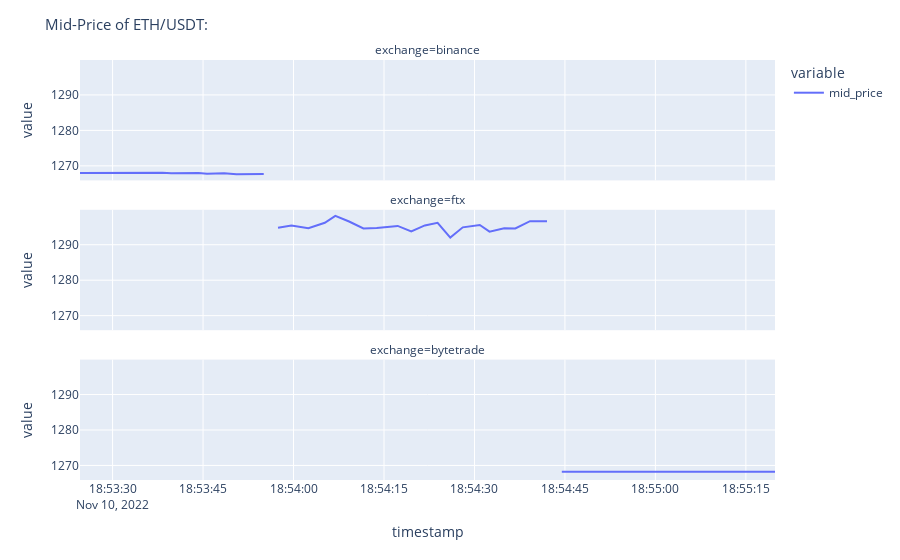

Notebook code for this chart:
### Markdown cell above
Within exchanges with liquidity issues, volatility tends to be higher as well and this fact increases risks even further.

### Code cell
vs.Plot_line(MS_E, criptos[1], "Mid-Price of")

### Figure 1 — Plotly figure (JSON) as saved in the notebook; plotly's stock layout.template omitted (floating-point values rounded to 4 significant figures)
{"data": [{"hovertemplate": "variable=mid_price<br>exchange=binance<br>timestamp=%{x}<br>value=%{y}<extra></extra>", "legendgroup": "mid_price", "line": {"color": "#636efa", "dash": "solid"}, "marker": {"symbol": "circle"}, "mode": "lines", "name": "mid_price", "orientation": "v", "showlegend": true, "type": "scatter", "x": ["2022-11-10T18:53:24.596000", "2022-11-10T18:53:25.977000", "2022-11-10T18:53:27.353000", "2022-11-10T18:53:29.384000", "2022-11-10T18:53:31.437000", "2022-11-10T18:53:32.954000", "2022-11-10T18:53:34.810000", "2022-11-10T18:53:36.743000", "2022-11-10T18:53:38.282000", "2022-11-10T18:53:39.726000", "2022-11-10T18:53:41.484000", "2022-11-10T18:53:42.855000", "2022-11-10T18:53:44.260000", "2022-11-10T18:53:45.657000", "2022-11-10T18:53:47.085000", "2022-11-10T18:53:48.497000", "2022-11-10T18:53:50.535000", "2022-11-10T18:53:52.147000", "2022-11-10T18:53:53.565000", "2022-11-10T18:53:55.060000"], "xaxis": "x3", "y": [1268.0, 1268.0, 1268.0, 1268.0, 1268.0, 1268.0, 1268.0, 1268.0, 1268.0, 1268.0, 1268.0, 1268.0, 1268.0, 1268.0, 1268.0, 1268.0, 1268.0, 1268.0, 1268.0, 1268.0], "yaxis": "y3"}, {"hovertemplate": "variable=mid_price<br>exchange=ftx<br>timestamp=%{x}<br>value=%{y}<extra></extra>", "legendgroup": "mid_price", "line": {"color": "#636efa", "dash": "solid"}, "marker": {"symbol": "circle"}, "mode": "lines", "name": "mid_price", "orientation": "v", "showlegend": false, "type": "scatter", "x": ["2022-11-10T18:53:57.427000", "2022-11-10T18:53:59.654000", "2022-11-10T18:54:02.464000", "2022-11-10T18:54:05.187000", "2022-11-10T18:54:06.930000", "2022-11-10T18:54:09.210000", "2022-11-10T18:54:11.591000", "2022-11-10T18:54:13.792000", "2022-11-10T18:54:17.273000", "2022-11-10T18:54:19.518000", "2022-11-10T18:54:21.770000", "2022-11-10T18:54:23.888000", "2022-11-10T18:54:25.992000", "2022-11-10T18:54:28.060000", "2022-11-10T18:54:30.883000", "2022-11-10T18:54:32.498000", "2022-11-10T18:54:34.928000", "2022-11-10T18:54:36.775000", "2022-11-10T18:54:39.210000", "2022-11-10T18:54:42.034000"], "xaxis": "x2", "y": [1295.0, 1295.0, 1295.0, 1296.0, 1298.0, 1297.0, 1295.0, 1295.0, 1295.0, 1294.0, 1295.0, 1296.0, 1292, 1295.0, 1296.0, 1294.0, 1295.0, 1295.0, 1297.0, 1297.0], "yaxis": "y2"}, {"hovertemplate": "variable=mid_price<br>exchange=bytetrade<br>timestamp=%{x}<br>value=%{y}<extra></extra>", "legendgroup": "mid_price", "line": {"color": "#636efa", "dash": "solid"}, "marker": {"symbol": "circle"}, "mode": "lines", "name": "mid_price", "orientation": "v", "showlegend": false, "type": "scatter", "x": ["2022-11-10T18:54:44.482000", "2022-11-10T18:54:46.263000", "2022-11-10T18:54:47.751000", "2022-11-10T18:54:49.495000", "2022-11-10T18:54:51.265000", "2022-11-10T18:54:53.545000", "2022-11-10T18:54:56.125000", "2022-11-10T18:54:57.542000", "2022-11-10T18:55:00.134000", "2022-11-10T18:55:02.590000", "2022-11-10T18:55:04.227000", "2022-11-10T18:55:05.585000", "2022-11-10T18:55:07.218000", "2022-11-10T18:55:08.834000", "2022-11-10T18:55:10.233000", "2022-11-10T18:55:12.878000", "2022-11-10T18:55:14.458000", "2022-11-10T18:55:15.896000", "2022-11-10T18:55:18.099000", "2022-11-10T18:55:19.830000"], "xaxis": "x", "y": [1268.0, 1268.0, 1268.0, 1268.0, 1268.0, 1268.0, 1268.0, 1268.0, 1268.0, 1268.0, 1268.0, 1268.0, 1268.0, 1268.0, 1268.0, 1268.0, 1268.0, 1268.0, 1268.0, 1268.0], "yaxis": "y"}], "layout": {"annotations": [{"font": {}, "showarrow": false, "text": "exchange=bytetrade", "x": 0.5, "xanchor": "center", "xref": "paper", "y": 0.2867, "yanchor": "bottom", "yref": "paper"}, {"font": {}, "showarrow": false, "text": "exchange=ftx", "x": 0.5, "xanchor": "center", "xref": "paper", "y": 0.6433, "yanchor": "bottom", "yref": "paper"}, {"font": {}, "showarrow": false, "text": "exchange=binance", "x": 0.5, "xanchor": "center", "xref": "paper", "y": 1.0, "yanchor": "bottom", "yref": "paper"}], "legend": {"title": {"text": "variable"}, "tracegroupgap": 0}, "margin": {"t": 60}, "title": {"font": {"size": 15}, "text": "Mid-Price of ETH/USDT:"}, "xaxis": {"anchor": "y", "domain": [0, 1], "title": {"text": "timestamp"}}, "xaxis2": {"anchor": "y2", "domain": [0, 1], "matches": "x", "showticklabels": false}, "xaxis3": {"anchor": "y3", "domain": [0, 1], "matches": "x", "showticklabels": false}, "yaxis": {"anchor": "x", "domain": [0, 0.2867], "title": {"text": "value"}}, "yaxis2": {"anchor": "x2", "domain": [0.3567, 0.6433], "matches": "y", "title": {"text": "value"}}, "yaxis3": {"anchor": "x3", "domain": [0.7133, 1.0], "matches": "y", "title": {"text": "value"}}}}
